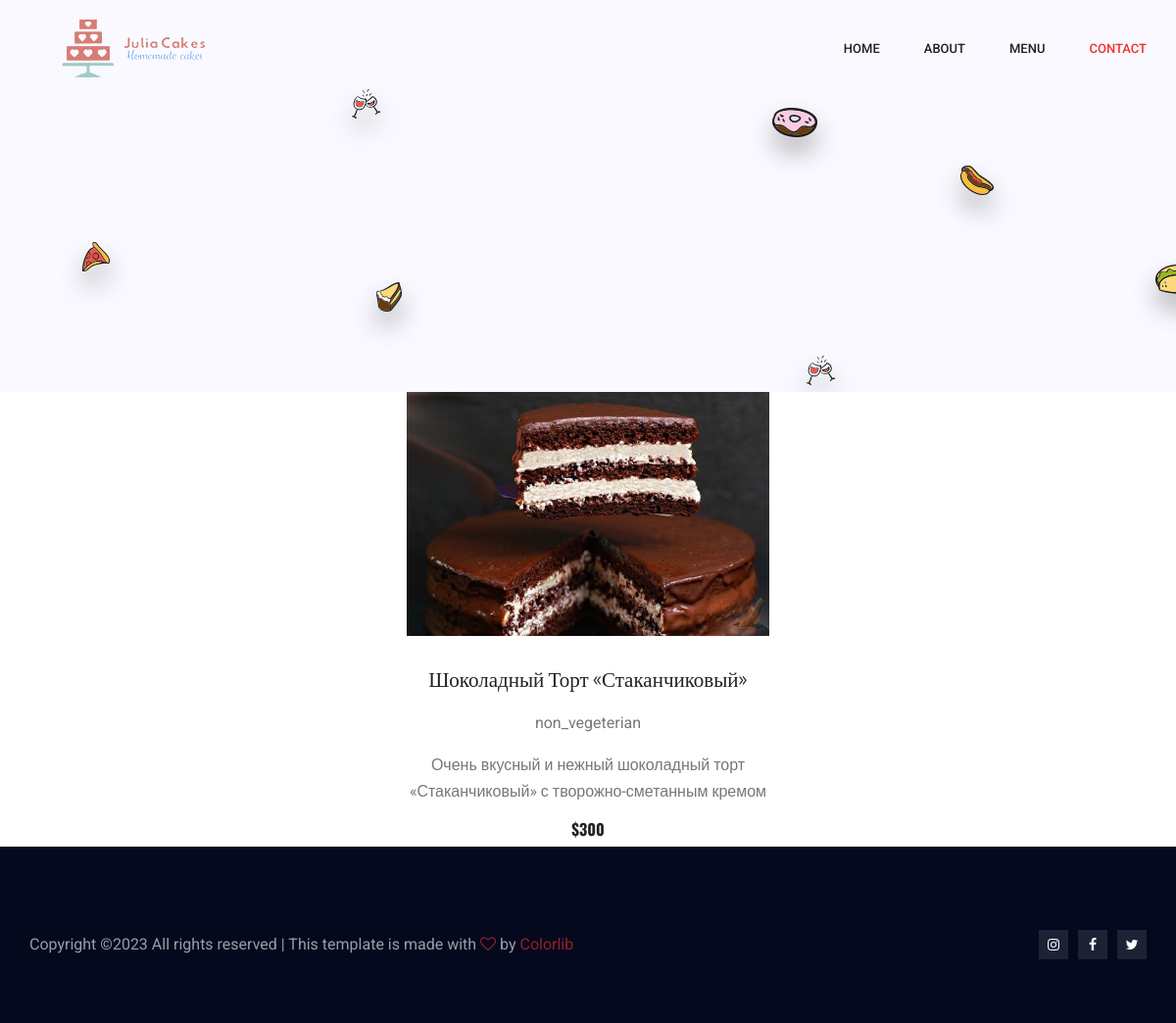
The page /cake_detail/3 on the database its author committed.
### main/models.py (models this page shows, shortened)
class Cakes(models.Model):
    VEGETERIAN_CHOISE = [
        ('vegeterian', 'For Vegeterian'),
        ('non_vegeterian', ' No Vegeterian'),
    ]
    title = models.CharField(max_length=100)
    composition = models.CharField(max_length=100)
    layer_number = models.PositiveIntegerField()
    vegetarion_type = models.CharField(max_length=14, choices=VEGETERIAN_CHOISE)
    rating = models.IntegerField(validators=[
        MinValueValidator(0),
        MaxValueValidator(5),
    ])
    price = models.PositiveIntegerField()
    photo = models.ImageField(upload_to='')
    class Meta:
        verbose_name = "Торт"
        verbose_name_plural = "Торты"

### main/views.py (the view)
# urls.py: path('cake_detail/<int:pk>', cake_detail, name='cake_detail'),
def cake_detail(request, pk):
    cake = Cakes.objects.get(pk=pk)
    context = {
        'cake': cake,
    }
    return render(request, 'main/cake_detail.html', context)

### main/context_processors.py (called while the page is built)
def user(request):
    return {'user': get_user(request)}

### main/templates/main/cake_detail.html (shortened to what this page needs)
{% load static %}
{% load bootstrap4 %}
<!doctype html>
<html lang="en">
<head>
    <link rel="stylesheet" href="../../static/main/css/bootstrap.css">
    <link rel="stylesheet" href="../../static/main/vendors/linericon/style.css">
    <link rel="stylesheet" href="../../static/main/css/font-awesome.min.css">
    <link rel="stylesheet" href="../../static/main/vendors/owl-carousel/owl.carousel.min.css">
    <link rel="stylesheet" href="../../static/main/vendors/lightbox/simpleLightbox.css">
    <link rel="stylesheet" href="../../static/main/vendors/nice-select/css/nice-select.css">
    <link rel="stylesheet" href="../../static/main/vendors/animate-css/animate.css">
    <link rel="stylesheet" href="../../static/main/css/style.css">
    <link rel="stylesheet" href="../../static/main/css/responsive.css"></head>
<body>
    <header class="header_area">
        <div class="main_menu">
            <nav class="navbar navbar-expand-lg navbar-light">
                <div class="container">
                    <a class="navbar-brand logo_h" href="{% url 'main:home' %}">
                        <img class="logo-1" src="../../static/main/img/logo.png" alt="">
                    </a>
                    <div class="collapse navbar-collapse offset" id="navbarSupportedContent">
                        <ul class="nav navbar-nav menu_nav ml-auto">
                            <li class="nav-item"><a class="nav-link" href="{% url 'main:home' %}">Home</a></li>
                            <li class="nav-item"><a class="nav-link" href="{% url 'main:about-us' %}">About</a></li>
                            <li class="nav-item"><a class="nav-link" href="{% url 'main:menu' %}">Menu</a></li>
                            <li class="nav-item active"><a class="nav-link" href="{% url 'main:contact' %}">Contact</a></li>
                        </ul>
                    </div>
                </div>
            </nav>
        </div>
    </header>
    <section class="banner_area">
        <div class="banner_inner d-flex align-items-center">
            <div class="shape shape1"></div>
            <div class="shape shape2"></div>
            <div class="shape shape3"></div>
            <div class="shape shape4"></div>
            <div class="shape shape5"></div>
            <div class="shape shape6"></div>
            <div class="shape shape7"></div>
        </div>
    </section>
    <div class="row2">
        <div class="single_dish col-lg-4 col-md-6 text-center">
            <div class="thumb">
                <img class="img-fluid" src="{{cake.photo.url}}" alt="">
            </div>
            <h4>{{ cake.title }}</h4>
            <p>{{ cake.vegetarion_type}}</p>
            <p>{{ cake.composition}}</p>
            <h5 class="price">${{ cake.price }}</h5>
        </div>
    </div>
    <footer class="footer-area p_60" style="padding-bottom: 65px;">
        <div class="container">
            <div class="row footer-bottom d-flex justify-content-between align-items-center">
                <p class="col-lg-8 col-md-8 footer-text m-0">
Copyright &copy;<script>document.write(new Date().getFullYear());</script> All rights reserved | This template is made with <i class="fa fa-heart-o" aria-hidden="true"></i> by <a href="https://colorlib.com" target="_blank">Colorlib</a>
</p>
				<div class="col-lg-4 col-md-4 footer-social">
					<a href="https://www.instagram.com/julia.cakes_/"><i class="fa fa-instagram"></i></a>
					<a href="#"><i class="fa fa-facebook"></i></a>
					<a href="#"><i class="fa fa-twitter"></i></a>
				</div>
            </div>
        </div>
    </footer>
</body>
</html>

### rows shown on the page
Cakes: photo (picture), title "Шоколадный Торт «Стаканчиковый»", vegetarion_type "non_vegeterian", composition "Очень вкусный и нежный шоколадный торт «Стаканчиковый» с творожно-сметанным кремом", price "300"
